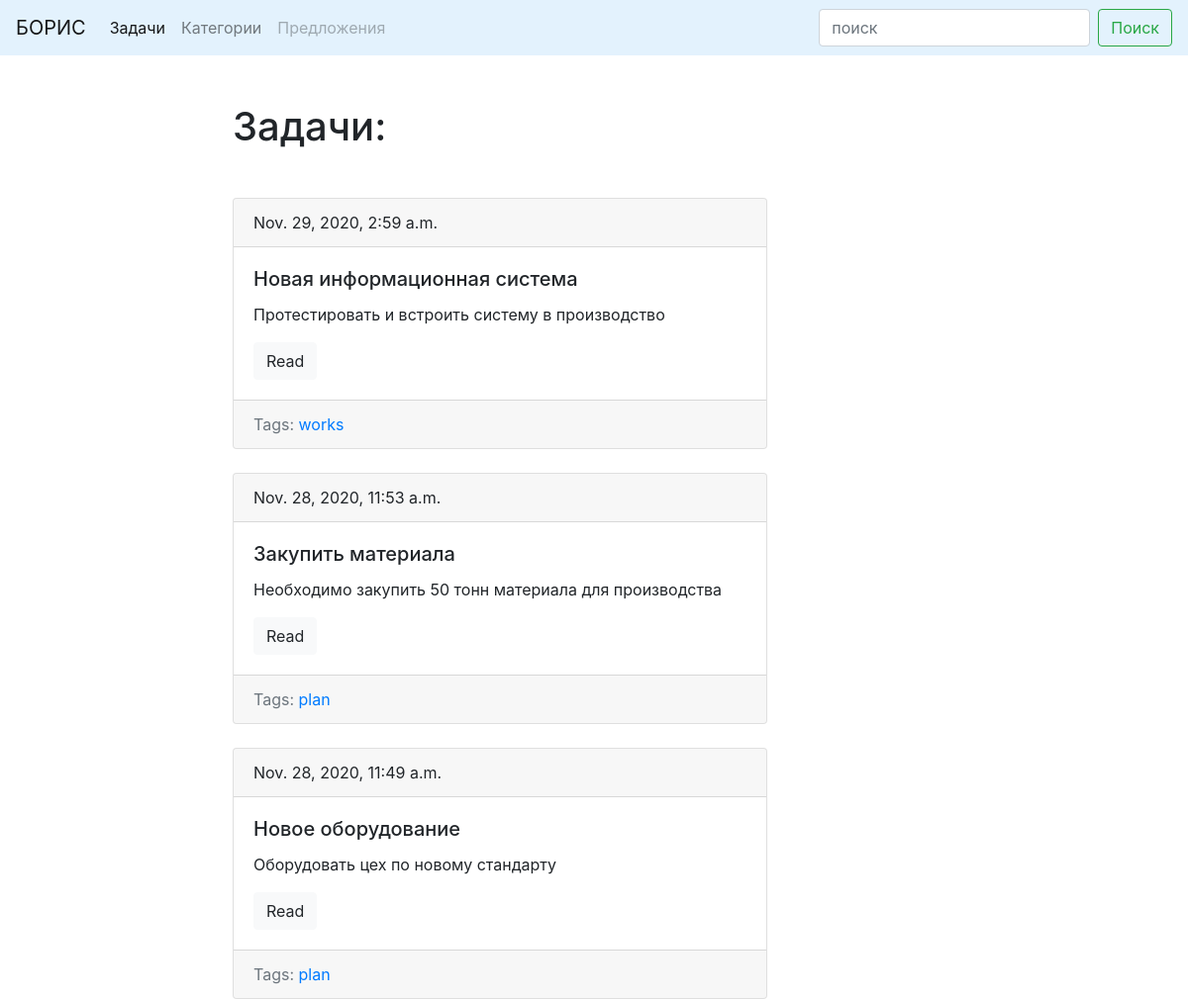
/blog/ (upper part), run on an earlier commit of the app's database.
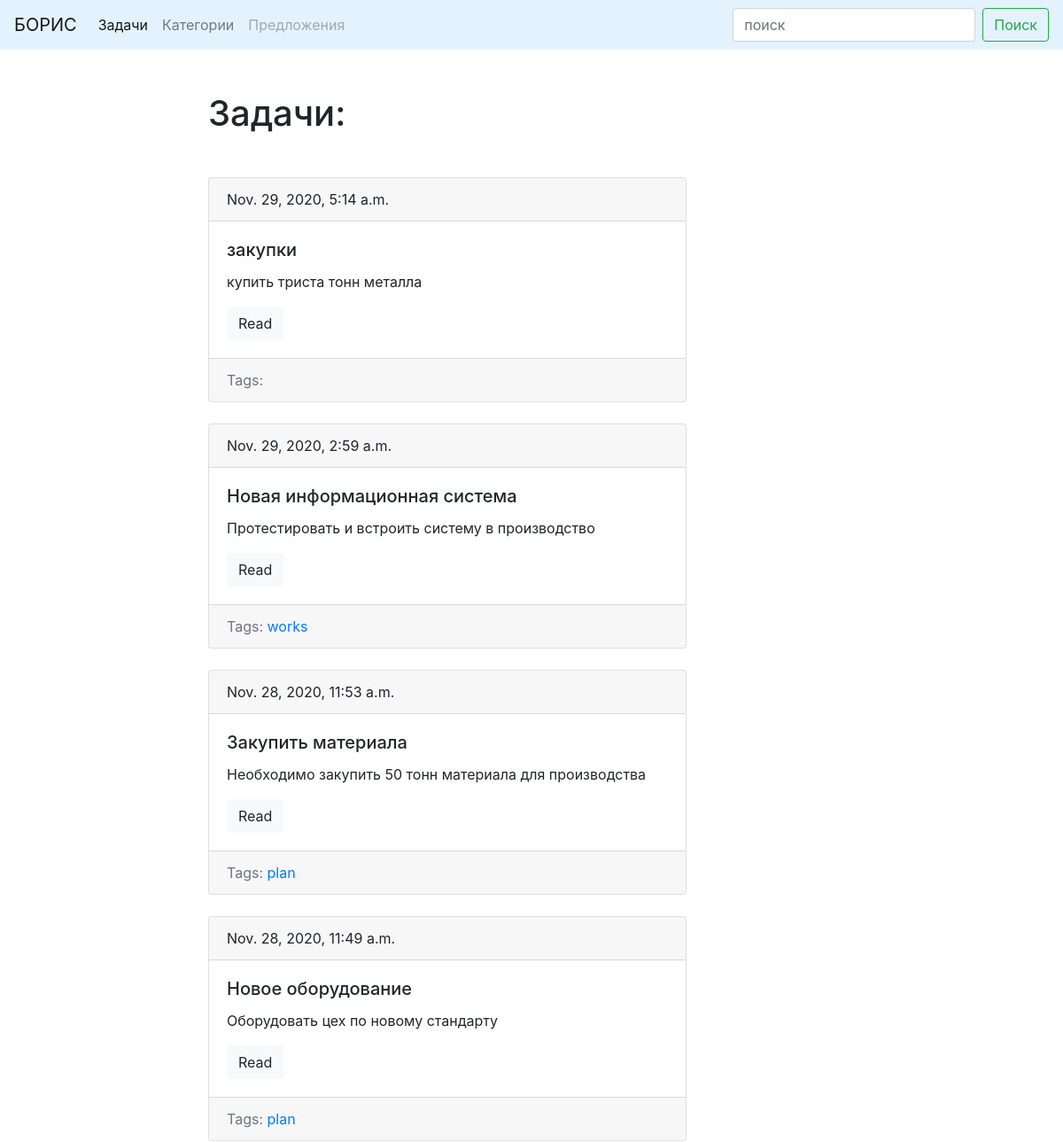
And on a later commit of the database.
### blog/models.py (models this page shows, shortened)
class Post(models.Model):
    title = models.CharField(max_length=150, db_index=True)
    slug = models.SlugField(max_length=150, unique=True)
    body = models.TextField(blank=True, db_index=True)
    tags = models.ManyToManyField('Tag', blank=True, related_name='posts')
    users = models.TextField(max_length=150, unique=True)
    date_pub = models.DateTimeField(auto_now_add=True)
    def get_absolute_url(self):
        return reverse('post_detail_url', kwargs={'slug': self.slug})
    class Meta:
        ordering = ['-date_pub']

class Tag(models.Model):
    title = models.CharField(max_length=50)
    slug = models.SlugField(max_length=50, unique=True)
    def get_absolute_url(self):
        return reverse('tag_detail_url', kwargs={'slug': self.slug})
    class Meta:
        ordering = ['title']

### blog/views.py (the view)
# urls.py: path('', posts_list, name='posts_list_url'),
def posts_list(request):
    search_query = request.GET.get('search', '')
    if search_query:
        posts = Post.objects.filter(Q(title__icontains=search_query) | Q(body__icontains=search_query))
    else:
        posts = Post.objects.all()
    paginator = Paginator(posts, 10)
    page_number = request.GET.get('page', 1)
    page = paginator.get_page(page_number)
    is_paginated = page.has_other_pages()
    if page.has_previous():
        prev_url = '?page={}'.format(page.previous_page_number())
    else:
        prev_url = ''
    if page.has_next():
        next_url = '?page={}'.format(page.next_page_number())
    else:
        next_url = ''
    context = {
        'page_object': page,
        'is_paginated': is_paginated,
        'next_url': next_url,
        'prev_url': prev_url
    }
    return render(request, 'blog/index.html', context=context)

### blog/templates/blog/index.html (shortened to what this page needs)
{% extends 'blog/base_blog.html' %}
{% block content %}
    <h1 class="mb-5">Задачи:</h1>
    {% for post in page_object.object_list %}
        {% include 'blog/includes/post_card_template.html' %}
    {% endfor %}
{% endblock %}

### blog/templates/blog/includes/post_card_template.html
<div class="card mb-4">
    <div class="card-header">
        {{ post.date_pub }}
    </div>
    <div class="card-body">
        <h5 class="card-title">{{ post.title }}</h5>
        <p class="card-text">{{ post.body|truncatewords:15 }}</p>
        <a href="{{ post.get_absolute_url }}" class="btn btn-light">Read</a>
    </div>
    <div class="card-footer text-muted">
        Tags:
        {% for tag in post.tags.all %}
            <a href="{{ tag.get_absolute_url }}">{{ tag.title }}</a>
        {% endfor %}
    </div>
</div>

What changed in the data, as far as the page shows it:
added Post: date_pub "Nov. 29, 2020, 5:14 a.m.", title "закупки", body "купить триста тонн металла"
